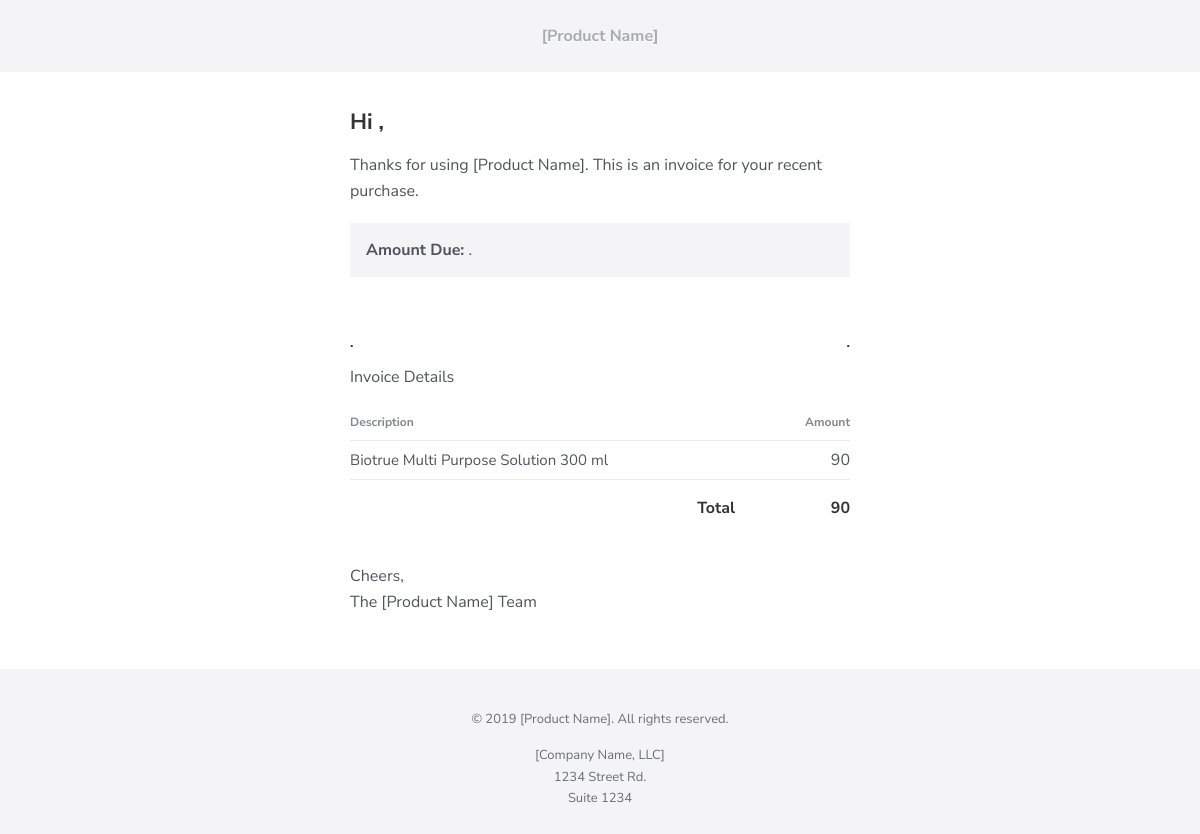
The page /mail.php?id=3 on the database its author committed.
### tables this page shows
CREATE TABLE `product_detail` (
  `id` int(11) NOT NULL,
  `order_id` int(11) NOT NULL,
  `product_id` int(11) NOT NULL,
  `qty` int(11) NOT NULL,
  `price` float NOT NULL
);

CREATE TABLE `product` (
  `id` int(11) NOT NULL,
  `categories_id` int(11) NOT NULL,
  `name` varchar(255) NOT NULL,
  `mrp` float NOT NULL,
  `price` float NOT NULL,
  `qty` int(11) NOT NULL,
  `image` varchar(255) NOT NULL,
  `short_desc` varchar(2000) NOT NULL,
  `description` text NOT NULL,
  `best_seller` int(11) NOT NULL,
  `status` tinyint(4) NOT NULL
);

### mail.php (the view, shortened to what this page needs)
<?php
require('connection.inc.php');
require('function.inc.php');
$order_id=$_GET['id'];
$res=mysqli_query($con,"select distinct(product_detail.id) ,product_detail.*
,product.name,
product.image from product_detail,product ,`order`
 where product_detail.order_id='$order_id' and
product_detail.product_id=product.id");
$user_order=mysqli_fetch_assoc(mysqli_query($con,"select `order`.*,
users.name,users.email
  from `order`,users where users.id=`order`.user_id and `order`.id='$order_id'"));
$html='<!DOCTYPE html PUBLIC "-//W3C//DTD XHTML 1.0 Transitional//EN" "http://www.w3.org/TR/xhtml1/DTD/xhtml1-transitional.dtd">
<html>
  <head>
  </head>
  <body>
    <span class="preheader">This is an invoice for your purchase on
    '.$user_order['added_on'].'. Please submit payment by {{ due_date }}</span>
    <table class="email-wrapper" width="100%" cellpadding="0" cellspacing="0" role="presentation">
      <tr>
        <td align="center">
          <table class="email-content" width="100%" cellpadding="0" cellspacing="0" role="presentation">
            <tr>
              <td class="email-masthead">
                <a href="https://example.com" class="f-fallback email-masthead_name">
                [Product Name]
              </a>
              </td>
            </tr>
            <tr>
              <td class="email-body" width="100%" cellpadding="0" cellspacing="0">
                <table class="email-body_inner" align="center" width="570" cellpadding="0" cellspacing="0" role="presentation">
                  <tr>
                    <td class="content-cell">
                      <div class="f-fallback">
                        <h1>Hi '.$user_order['name'].',</h1>
                        <p>Thanks for using
                         [Product Name]. This is an invoice for your recent purchase.</p>
                        <table class="attributes" width="100%" cellpadding="0" cellspacing="0" role="presentation">
                          <tr>
                            <td class="attributes_content">
                              <table width="100%" cellpadding="0" cellspacing="0" role="presentation">
                                <tr>
                                  <td class="attributes_item">
                                    <span class="f-fallback">
              <strong>Amount Due:</strong>  '.$user_order['total_price'].'.
            </span>
                                  </td>
                                </tr>
                                                              </table>
                            </td>
                          </tr>
                        </table>
                        <table class="purchase" width="100%" cellpadding="0" cellspacing="0">
                          <tr>
                            <td>
                              <h3>'.$user_order['id'].'.</h3>
                            </td>
                            <td>
                              <h3 class="align-right">'.$user_order['added_on'].'.</h3>
                            </td>
                          </tr>
                          <tr>
                            <td colspan="2">
                              <table class="purchase_content" width="100%" cellpadding="0" cellspacing="0">
                                <tr>
                                  <th class="purchase_heading" align="left">
                                    <p class="f-fallback">Description</p>
                                  </th>
                                  <th class="purchase_heading" align="right">
                                    <p class="f-fallback">Amount</p>
                                  </th>
                                </tr>
                                Invoice Details';
                                while($row=mysqli_fetch_assoc($res)){
									$pp=$row['qty']*$row['price'];
									$html.='<tr>
									  <td width="80%" class="purchase_item"><span class="f-fallback">'.$row['name'].'</span></td>
									  <td class="align-right" width="20%" class="purchase_item"><span class="f-fallback">'.$pp.'</span></td>
									</tr>';
								}
    $html.='<tr>
                                  <td width="80%" class="purchase_footer" valign="middle">
                                    <p class="f-fallback purchase_total purchase_total--label">Total</p>
                                  </td>
                                  <td width="20%" class="purchase_footer" valign="middle">
                                    <p class="f-fallback purchase_total">'.$pp.'</p>
                                  </td>
                                </tr>
                              </table>
                            </td>
                          </tr>
                        </table>
                        <p>Cheers,
                          <br>The [Product Name] Team</p>
                      </div>
                    </td>
                  </tr>
                </table>
              </td>
            </tr>
            <tr>
              <td>
                <table class="email-footer" align="center" width="570" cellpadding="0" cellspacing="0" role="presentation">
                  <tr>
                    <td class="content-cell" align="center">
                      <p class="f-fallback sub align-center">&copy; 2019 [Product Name]. All rights reserved.</p>
                      <p class="f-fallback sub align-center">
                        [Company Name, LLC]
                        <br>1234 Street Rd.
                        <br>Suite 1234
                      </p>
                    </td>
                  </tr>
                </table>
              </td>
            </tr>
          </table>
        </td>
      </tr>
    </table>
  </body>
</html>';
echo $html;
?>

### mail.php (style rules this page uses)
body { width: 100% !important; height: 100%; margin: 0; -webkit-text-size-adjust: none; }
a { color: #3869D4; }
td { word-break: break-word; }
body, td, th { font-family: "Nunito Sans", Helvetica, Arial, sans-serif; }
h1 { margin-top: 0; color: #333333; font-size: 22px; font-weight: bold; text-align: left; }
h3 { margin-top: 0; color: #333333; font-size: 14px; font-weight: bold; text-align: left; }
td, th { font-size: 16px; }
p, ul, ol, blockquote { margin: .4em 0 1.1875em; font-size: 16px; line-height: 1.625; }
p.sub { font-size: 13px; }
.align-right { text-align: right; }
.align-center { text-align: center; }
.attributes { margin: 0 0 21px; }
.attributes_content { background-color: #F4F4F7; padding: 16px; }
.attributes_item { padding: 0; }
.purchase { width: 100%; margin: 0; padding: 35px 0; -premailer-width: 100%; -premailer-cellpadding: 0; -premailer-cellspacing: 0; }
.purchase_content { width: 100%; margin: 0; padding: 25px 0 0 0; -premailer-width: 100%; -premailer-cellpadding: 0; -premailer-cellspacing: 0; }
.purchase_item { padding: 10px 0; color: #51545E; font-size: 15px; line-height: 18px; }
.purchase_heading { padding-bottom: 8px; border-bottom: 1px solid #EAEAEC; }
.purchase_heading p { margin: 0; color: #85878E; font-size: 12px; }
.purchase_footer { padding-top: 15px; border-top: 1px solid #EAEAEC; }
.purchase_total { margin: 0; text-align: right; font-weight: bold; color: #333333; }
.purchase_total--label { padding: 0 15px 0 0; }
body { background-color: #F4F4F7; color: #51545E; }
p { color: #51545E; }
p.sub { color: #6B6E76; }
.email-wrapper { width: 100%; margin: 0; padding: 0; -premailer-width: 100%; -premailer-cellpadding: 0; -premailer-cellspacing: 0; background-color: #F4F4F7; }
.email-content { width: 100%; margin: 0; padding: 0; -premailer-width: 100%; -premailer-cellpadding: 0; -premailer-cellspacing: 0; }
.email-masthead { padding: 25px 0; text-align: center; }
.email-masthead_name { font-size: 16px; font-weight: bold; color: #A8AAAF; text-decoration: none; text-shadow: 0 1px 0 white; }
.email-body { width: 100%; margin: 0; padding: 0; -premailer-width: 100%; -premailer-cellpadding: 0; -premailer-cellspacing: 0; background-color: #FFFFFF; }
.email-body_inner { width: 570px; margin: 0 auto; padding: 0; -premailer-width: 570px; -premailer-cellpadding: 0; -premailer-cellspacing: 0; background-color: #FFFFFF; }
.email-footer { width: 570px; margin: 0 auto; padding: 0; -premailer-width: 570px; -premailer-cellpadding: 0; -premailer-cellspacing: 0; text-align: center; }
.email-footer p { color: #6B6E76; }
.content-cell { padding: 35px; }

### rows shown on the page
product_detail: product.name "Biotrue Multi Purpose Solution 300 ml", price "90"
